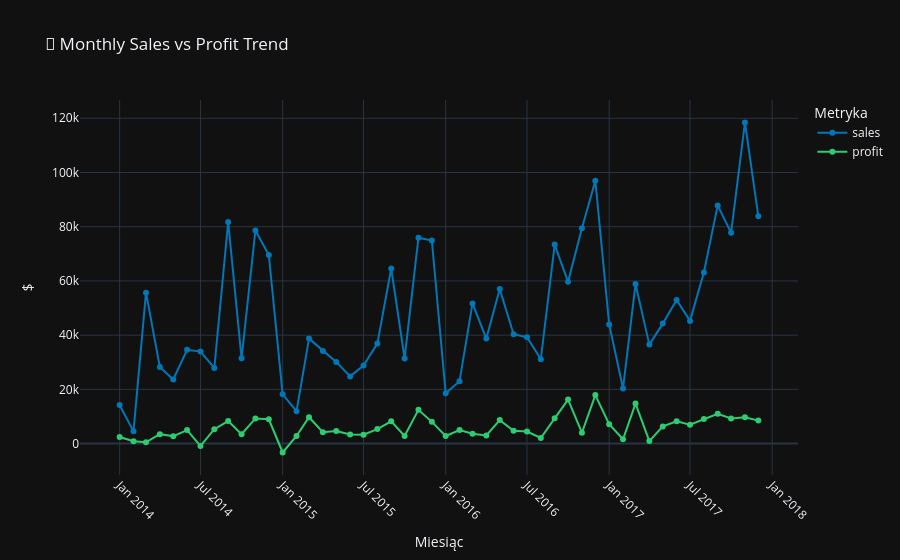

The notebook cell saved with this chart:
### Markdown cell above
Monthly Sales vs Profit trend

### Code cell
monthly = (df.groupby('month')[['sales', 'profit']]
             .sum()
             .reset_index())

fig = px.line(monthly, x='month', y=['sales', 'profit'],
              title='📅 Monthly Sales vs Profit Trend',
              markers=True,
              color_discrete_map={'sales': '#0077b6', 'profit': '#2ecc71'},
              labels={'value': '$', 'month': 'Miesiąc', 'variable': 'Metryka'})

fig.update_xaxes(tickangle=45)
fig.update_layout(hovermode='x unified')  # hover pokazuje obie linie naraz
fig.show()

### Figure 1 — Plotly figure (JSON) as saved in the notebook; plotly's stock layout.template omitted (floating-point values rounded to 4 significant figures)
{"data": [{"hovertemplate": "Metryka=sales<br>Miesiąc=%{x}<br>$=%{y}<extra></extra>", "legendgroup": "sales", "line": {"color": "#0077b6", "dash": "solid"}, "marker": {"symbol": "circle"}, "mode": "lines+markers", "name": "sales", "orientation": "v", "showlegend": true, "x": ["2014-01", "2014-02", "2014-03", "2014-04", "2014-05", "2014-06", "2014-07", "2014-08", "2014-09", "2014-10", "2014-11", "2014-12", "2015-01", "2015-02", "2015-03", "2015-04", "2015-05", "2015-06", "2015-07", "2015-08", "2015-09", "2015-10", "2015-11", "2015-12", "2016-01", "2016-02", "2016-03", "2016-04", "2016-05", "2016-06", "2016-07", "2016-08", "2016-09", "2016-10", "2016-11", "2016-12", "2017-01", "2017-02", "2017-03", "2017-04", "2017-05", "2017-06", "2017-07", "2017-08", "2017-09", "2017-10", "2017-11", "2017-12"], "xaxis": "x", "y": [14240.0, 4520.0, 55690.0, 28300.0, 23650.0, 34600.0, 33950.0, 27910.0, 81780.0, 31450.0, 78630.0, 69550.0, 18170.0, 11950.0, 38730.0, 34200.0, 30130.0, 24800.0, 28770.0, 36900.0, 64600.0, 31400.0, 75970.0, 74920.0, 18540.0, 22980.0, 51720.0, 38750.0, 56990.0, 40340.0, 39260.0, 31120.0, 73410.0, 59690.0, 79410.0, 97000.0, 43970.0, 20300.0, 58870.0, 36520.0, 44260.0, 52980.0, 45260.0, 63120.0, 87870.0, 77780.0, 118400.0, 83830.0], "yaxis": "y", "type": "scatter"}, {"hovertemplate": "Metryka=profit<br>Miesiąc=%{x}<br>$=%{y}<extra></extra>", "legendgroup": "profit", "line": {"color": "#2ecc71", "dash": "solid"}, "marker": {"symbol": "circle"}, "mode": "lines+markers", "name": "profit", "orientation": "v", "showlegend": true, "x": ["2014-01", "2014-02", "2014-03", "2014-04", "2014-05", "2014-06", "2014-07", "2014-08", "2014-09", "2014-10", "2014-11", "2014-12", "2015-01", "2015-02", "2015-03", "2015-04", "2015-05", "2015-06", "2015-07", "2015-08", "2015-09", "2015-10", "2015-11", "2015-12", "2016-01", "2016-02", "2016-03", "2016-04", "2016-05", "2016-06", "2016-07", "2016-08", "2016-09", "2016-10", "2016-11", "2016-12", "2017-01", "2017-02", "2017-03", "2017-04", "2017-05", "2017-06", "2017-07", "2017-08", "2017-09", "2017-10", "2017-11", "2017-12"], "xaxis": "x", "y": [2450.0, 862.3, 498.7, 3489.0, 2739.0, 4977.0, -841.5, 5318.0, 8328.0, 3448.0, 9292.0, 8984.0, -3281.0, 2814.0, 9732.0, 4187.0, 4668.0, 3336.0, 3289.0, 5356.0, 8209.0, 2817.0, 12470.0, 8017.0, 2825.0, 5005.0, 3612.0, 2978.0, 8662.0, 4750.0, 4433.0, 2062.0, 9329.0, 16240.0, 4011.0, 17890.0, 7140.0, 1614.0, 14750.0, 933.3, 6343.0, 8223.0, 6953.0, 9041.0, 10990.0, 9275.0, 9690.0, 8483.0], "yaxis": "y", "type": "scatter"}], "layout": {"xaxis": {"anchor": "y", "domain": [0.0, 1.0], "title": {"text": "Miesiąc"}, "tickangle": 45}, "yaxis": {"anchor": "x", "domain": [0.0, 1.0], "title": {"text": "$"}}, "legend": {"title": {"text": "Metryka"}, "tracegroupgap": 0}, "title": {"text": "📅 Monthly Sales vs Profit Trend"}, "hovermode": "x unified"}}
